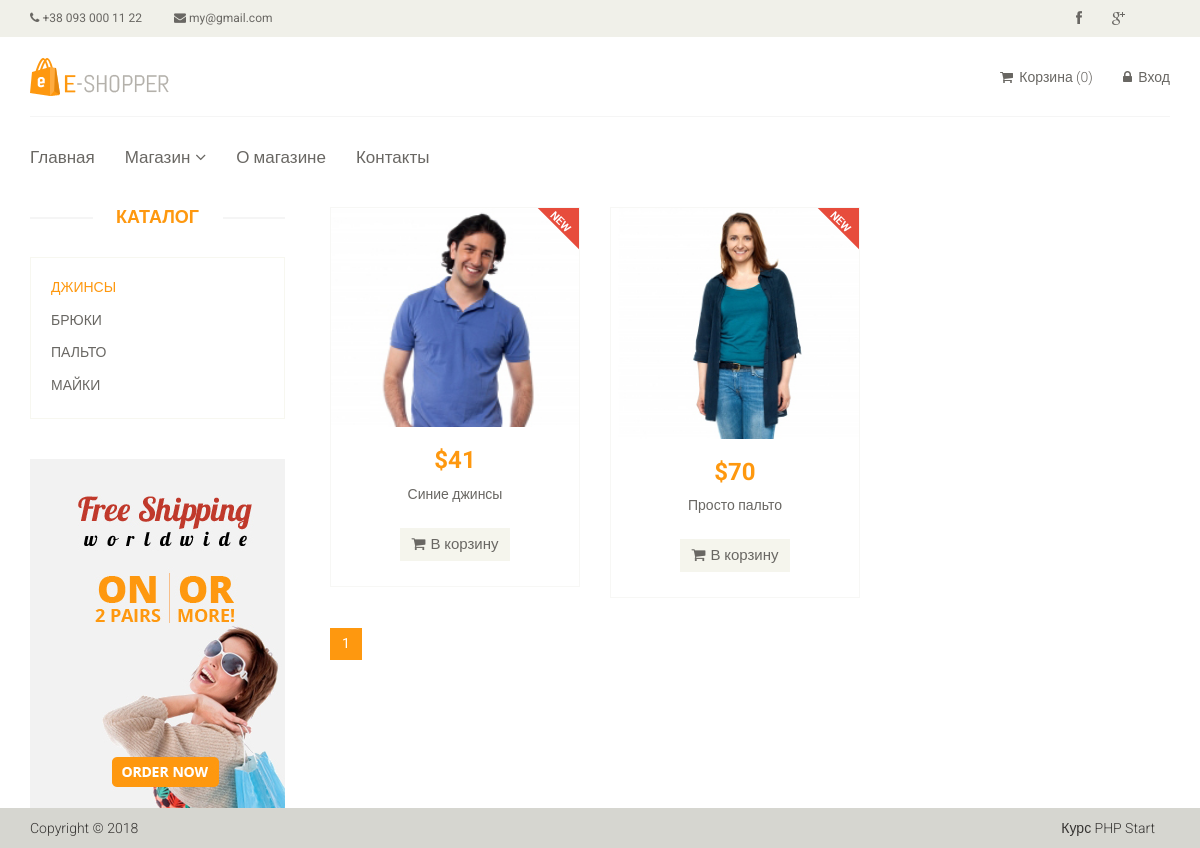
Page /category/1 on the committed database.
### tables this page shows
CREATE TABLE `category` (
  `id` int(11) NOT NULL,
  `name` varchar(256) NOT NULL,
  `sort_order` int(11) NOT NULL DEFAULT '0',
  `status` int(11) NOT NULL DEFAULT '1'
);

CREATE TABLE `product` (
  `id` int(11) NOT NULL,
  `name` varchar(256) NOT NULL,
  `category_id` int(11) NOT NULL,
  `code` int(11) NOT NULL,
  `price` float NOT NULL,
  `availability` int(11) NOT NULL,
  `brand` varchar(256) NOT NULL,
  `image` varchar(256) NOT NULL,
  `description` text NOT NULL,
  `is_new` int(11) NOT NULL DEFAULT '0',
  `is_recomended` int(11) NOT NULL DEFAULT '0',
  `status` int(11) NOT NULL DEFAULT '1'
);

### config/routes.php (called while the page is built)
<?php
return array(
    'product/([0-9]+)' => 'product/view/$1',
    'catalog' => 'catalog/index',
    'category/([0-9]+)/page-([0-9]+)' => 'catalog/category/$1/$2',
    'category/([0-9]+)' => 'catalog/category/$1',
    'contact' => 'site/contact',
    'cart/delete' => 'cart/delete',
    'cart/deleteAll/([0-9]+)' => 'cart/deleteAll/$1',
    'cart/addAjax/([0-9]+)/([0-9]+)'=> 'cart/addAjax/$1/$2',
    'cart/add' => 'cart/add',
    'cart/checkout' => 'cart/checkout',
    'cart' => 'cart/index',
    'admin/category/delete/([0-9]+)' => 'adminCategory/delete/$1',
    'admin/category/update/([0-9]+)' => 'adminCategory/update/$1',
    'admin/category/create' => 'adminCategory/create',
    'admin/category' => 'adminCategory/index',
    'admin/order/delete/([0-9]+)' => 'adminOrder/delete/$1',
    'admin/order/update/([0-9]+)' => 'adminOrder/update/$1',
    'admin/order/view/([0-9]+)' => 'adminOrder/view/$1',
    'admin/order' => 'adminOrder/index',
    'admin/product/delete/([0-9]+)' => 'adminProduct/delete/$1',
    'admin/product/update/([0-9]+)' => 'adminProduct/update/$1',
    'admin/product/create' => 'adminProduct/create',
    'admin/product' => 'adminProduct/index',
    'admin' => 'admin/index',
    'user/register' => 'user/register',
    'user/login' => 'user/login',
    'user/logout' => 'user/logout',
    'cabinet/edit' => 'cabinet/edit',
    'cabinet' => 'cabinet/index',
    '' => 'site/index',
);

### controller/CatalogController.php (called while the page is built, shortened)
<?php
class CatalogController
{
    public function actionCategory($categoryId, $page = 1)
    {
        $categories = Category::getCategoriesList();
        $categoryProducts = Product::getProductsListByCategory($categoryId, $page);
        $total  = Product::getTotalProductsInCategory($categoryId);
        $pagination = new Pagination($total, $page, Product::SHOW_BY_DEFAULT, 'page-');
        require_once(ROOT . '/view/catalog/category.php');
        return true;
    }
}

### index.php (called while the page is built, shortened)
<?php
    require_once(ROOT . '/components/Autoload.php');
    $router = new Router();
    $router->run();

### models/Category.php (called while the page is built, shortened)
<?php
class Category {
    public static function getCategoriesList()
    {
        $db = Db::getConnection();
        $categoryList = array();
        $result = $db->query("SELECT id, name FROM `category` ORDER BY `sort_order` ASC");
        $i = 0;
        while($row = $result->fetch()){
            $categoryList[$i]['id'] = $row['id'];
            $categoryList[$i]['name'] = $row['name'];
            $i++;
        }
        return $categoryList;
    }
}

### models/Product.php (called while the page is built, shortened)
<?php
class Product
{
   public static function getProductsListByCategory($categoryId = false, $page = 1)
   {
       if($categoryId){
           $categoryId = intval($categoryId);
           $page = intval($page);
           $offset = ($page - 1) * self::SHOW_BY_DEFAULT;
           $db = Db::getConnection();
           $products = array();
           $result = $db->query("SELECT `id`, `name`, `price`, `image`, `is_new`"
                   . " FROM `product` WHERE `status` = '1'"
                   . " AND `category_id` = '{$categoryId}' ORDER BY "
                   . "`id` DESC LIMIT " . self::SHOW_BY_DEFAULT
                   . " OFFSET " . $offset);
                   $i = 0;
                   while($row = $result->fetch()){
                       $products[$i]['id'] = $row['id'];
                       $products[$i]['name'] = $row['name'];
                       $products[$i]['price'] = $row['price'];
                       $products[$i]['image'] = $row['image'];
                       $products[$i]['is_new'] = $row['is_new'];
                       $i++;
                   }
                   return $products;
       }
   }
   public static function getTotalproductsInCategory($categoryId)
   {
       $db = Db::getConnection();
       $categoryId = intval($categoryId);
       $result = $db->query("SELECT count(id) AS count FROM `product` "
               . "WHERE status = '1' AND `category_id` = '{$categoryId} '");
       $result->setFetchMode(PDO::FETCH_ASSOC);
       $row = $result->fetch();
       return $row['count'];
   }
}

### components/Autoload.php (called while the page is built, shortened)
<?php
spl_autoload_register(function ($class_name){
    $array_paths = array(
        '/models/',
        '/components/'
    );
    foreach ($array_paths as $path){
        $path = ROOT . $path . $class_name . '.php';
    }
});

### view/catalog/category.php (the view, shortened to what this page needs)
<?php include(ROOT . '/include/header.php');  ?>
<section>
            <div class="container">
                <div class="row">
                    <div class="col-sm-3">
                        <div class="left-sidebar">
                            <h2>Каталог</h2>
                            <div class="panel-group category-products" id="accordian">
                                <?php foreach($categories as $categoryItem): ?>
                                <div class="panel panel-default">
                                    <div class="panel-heading">
                                        <h4 class="panel-title">
                                            <a href="/category/<?php echo $categoryItem['id']; ?>"
                                            class="<?php if($categoryItem['id'] === $categoryId) echo 'active';?>">
                                                <?php echo $categoryItem['name']; ?>
                                            </a>
                                        </h4>
                                    </div>
                                </div>
                               <?php endforeach; ?>
                            </div>
                            <div class="shipping text-center">
                                <img src="/template/images/home/shipping.jpg" alt="" />
                            </div>
                        </div>
                    </div>
                    <div class="col-sm-9 padding-right">
                        <div class="features_items">
                            <?php foreach( $categoryProducts as  $productsItem): ?>
                                <div class="col-sm-4">
                                    <div class="product-image-wrapper">
                                        <div class="single-products">
                                            <div class="productinfo text-center">
                                                <img src="<?php echo $productsItem['image']; ?>" alt="" />
                                                <h2>$<?php echo $productsItem['price']; ?></h2>
                                                <a href="/product/<?php echo $productsItem['id']; ?>"><p><?php echo $productsItem['name']; ?></p>
                                                <a  data-id="<?=$lastProductItem['id'];?>" href="#" class="btn btn-default add-to-cart">
                                                    <i class="fa fa-shopping-cart"></i>В корзину
                                                </a>
                                            </div>
                                            <?php if($productsItem['is_new'] == 1): ?>
                                                <img src="/template/images/home/new.png" class="new" alt="" >
                                            <?php endif;?>
                                        </div>
                                    </div>
                                </div>
                            <?php endforeach; ?>
                            </div>
                            <?php echo $pagination->get(); ?>
                        </div>
                    </div>
                </div>
        </section>
<?php include(ROOT . '/include/footer.php');  ?>

### components/Router.php (shortened to what this page needs)
<?php
class Router {
    private $routes;
    public function __construct()
    {
        $routesPath = ROOT . '/config/routes.php';
        $this->routes = include($routesPath);
    }
    private function getURI(){
        if(!empty($_SERVER['REQUEST_URI'])){
            return trim($_SERVER['REQUEST_URI'], '/');
        }
    }
    public function run()
    {
        $uri = $this->getURI();
        foreach ($this->routes as $uriPattern => $path){
            if(preg_match("~$uriPattern~", $uri)){
                $internalRoute = preg_replace("~$uriPattern~", $path, $uri);
                    $segments = explode('/', $internalRoute);
                    $controllerName = array_shift($segments). 'Controller';
                    $actionName = 'action'.ucfirst(array_shift($segments));
                    $parameters = $segments;
                    $controllerObject = new $controllerName;
                    $result = call_user_func_array(array($controllerObject, $actionName), $parameters);
                    if($result != NULL){
                        break;
                    }
                }
        }
    }
}

### template/css/main.css (style rules this page uses)
body { font-family: 'Roboto', sans-serif; background:; position: relative; font-weight:400px; }
a { -webkit-transition: 300ms; -moz-transition: 300ms; -o-transition: 300ms; transition: 300ms; }
h1, h2, h3, h4, h5, h6 { font-family: 'Roboto', sans-serif; }
.category-products { border: 1px solid #F7F7F0; margin-bottom: 35px; padding-bottom: 20px; padding-top: 15px; }
.left-sidebar h2, .brands_products h2 { color: #FE980F; font-family: 'Roboto', sans-serif; font-size: 18px; font-weight: 700; margin: 0 auto 30px; text-align: center; text-transform: uppercase; position: relative; z-index:3; }
.left-sidebar h2:after, h2.title:after { content: " "; position: absolute; border: 1px solid #f5f5f5; bottom:8px; left: 0; width: 100%; height: 0; z-index: -2; }
.left-sidebar h2:before { content: " "; position: absolute; background: #fff; bottom: -6px; width: 130px; height: 30px; z-index: -1; left: 50%; margin-left: -65px; }
.category-products .panel { background-color: #FFFFFF; border: 0px; border-radius: 0px; box-shadow:none; margin-bottom: 0px; }
.category-products .panel-default .panel-heading { background-color: #FFFFFF; border: 0 none; color: #FFFFFF; padding: 5px 20px; }
.category-products .panel-default .panel-heading .panel-title a { color: #696763; font-family: 'Roboto', sans-serif; font-size: 14px; text-decoration: none; text-transform: uppercase; }
.category-products .panel-default .panel-heading .panel-title a.active { color: #FE980F; }
.shipping { background-color: #F2F2F2; margin-top: 40px; overflow: hidden; padding-top: 20px; position: relative; }
.padding-right { padding-right: 0; }
.features_items { overflow:hidden; }
.product-image-wrapper { border:1px solid #F7F7F5; overflow: hidden; margin-bottom:30px; }
.single-products { position: relative; }
.new, .sale { position: absolute; top: 0; right: 0; }
.productinfo h2 { color: #FE980F; font-family: 'Roboto', sans-serif; font-size: 24px; font-weight: 700; }
.productinfo p { font-family: 'Roboto', sans-serif; font-size: 14px; font-weight: 400; color: #696763; height: 34px; }
.productinfo img { width: 100%; }
.productinfo { position:relative; }
.add-to-cart { background:#F5F5ED; border: 0 none; border-radius: 0; color: #696763; font-family: 'Roboto', sans-serif; font-size: 15px; margin-bottom: 25px; }
.add-to-cart i { margin-right:5px; }
.row { width:100% !important; }

### template/css/slider.css (style rules this page uses)
a { color:inherit; }

### rows in the picture
category: name "ДЖИНСЫ"
category: name "БРЮКИ"
category: name "ПАЛЬТО"
category: name "МАЙКИ"
product: image (picture), price "41", name "Синие джинсы", is_new 1 (drawn)
product: image (picture), price "70", name "Просто пальто", is_new 1 (drawn)
